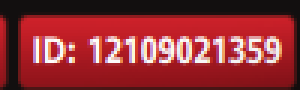
#> input picture roi_106_28_100_30.png, 100 x 30 px (shown 3 times larger)
$ python -i bets.py   (imports and definitions only)
#> lines starting #> are read from the running program, lines starting #| are printed output that depends on the picture; after the words box and inside, x2 and y2 are one past the last pixel; in counts of white or black regions, pixels touching at a corner belong together
# C:\Users\Usuario\Desktop\proyectos\poker_boss\modules\ocr\bets.py
# OCR bets (numeros) en 3 ROIs relativos (p1/p2/p3), con robustez tipo stackefectivo.

from __future__ import annotations

import os
import re
import time
from dataclasses import dataclass
from typing import Dict, Tuple, Optional, Any

import cv2
import numpy as np

try:
    import pytesseract
except Exception:  # pragma: no cover
    pytesseract = None  # type: ignore


ROI_P1BET_DEFAULT: Tuple[int, int, int, int] = (388, 378, 50, 20)
ROI_P2BET_DEFAULT: Tuple[int, int, int, int] = (160, 220, 55, 20)
ROI_P3BET_DEFAULT: Tuple[int, int, int, int] = (565, 220, 50, 20)


@dataclass(frozen=True)
class BetOCRResult:
    ok: bool
    value: float
    raw_text: str
    roi: Tuple[int, int, int, int]
    method: str
    error: str = ""


_FLOAT_RE = re.compile(r"(\d+(?:[.,]\d+)?)")


def _now_ms() -> int:
    return int(time.time() * 1000)


# [36 lines left out: functions _safe_crop, _parse_float, _clean_numeric_text, not called in this run]


def _preprocess_variants(gray: np.ndarray) -> Dict[str, np.ndarray]:
    """
    Genera variantes para OCR. Nos interesa también invertir, porque en bets
    a veces funciona mejor el contraste invertido.
    """
    variants: Dict[str, np.ndarray] = {}

    # upscale x3 (mejora tesseract en números pequeños)
    h, w = gray.shape[:2]
    up = cv2.resize(gray, (w * 3, h * 3), interpolation=cv2.INTER_CUBIC)
    up = cv2.medianBlur(up, 3)

    # Fixed threshold alto (legacy ~200)
    _, thr = cv2.threshold(up, 200, 255, cv2.THRESH_BINARY)
    variants["thr200"] = thr

    _, thr_inv = cv2.threshold(up, 200, 255, cv2.THRESH_BINARY_INV)
    variants["thr200_inv"] = thr_inv

    # Otsu + inv
    _, otsu = cv2.threshold(up, 0, 255, cv2.THRESH_BINARY + cv2.THRESH_OTSU)
    variants["otsu"] = otsu
    variants["otsu_inv"] = cv2.bitwise_not(otsu)

    # Adaptive + inv
    adapt = cv2.adaptiveThreshold(
        up, 255, cv2.ADAPTIVE_THRESH_GAUSSIAN_C, cv2.THRESH_BINARY, 11, 2
    )
    variants["adaptive"] = adapt
    variants["adaptive_inv"] = cv2.bitwise_not(adapt)

    # Morfología ligera (abre) para limpiar ruido
    kernel = np.ones((2, 2), np.uint8)
    for k, v in list(variants.items()):
        opened = cv2.morphologyEx(v, cv2.MORPH_OPEN, kernel, iterations=1)
        variants[f"{k}_open"] = opened

    return variants


# [168 lines left out: functions _ocr_one_roi, read_bets, not called in this run]


# [12 lines not run here, left out]

>>> import cv2
>>> picture = cv2.imread('../../roi_106_28_100_30.png', cv2.IMREAD_GRAYSCALE)
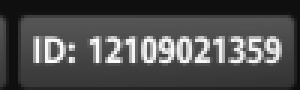
#> picture: shape (30, 100) (shown 3 times larger); min 13, max 254, mean 76.6
>>> result = _preprocess_variants(picture)
#> in _preprocess_variants, `up = cv2.resize(gray, (w * 3, h * 3), interpolation=cv2.INTER_CUBIC)`:
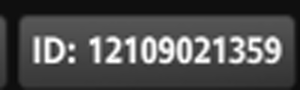
#> up: shape (90, 300); min 11, max 255, mean 76.6
#> in _preprocess_variants, `_, thr = cv2.threshold(up, 200, 255, cv2.THRESH_BINARY)`:
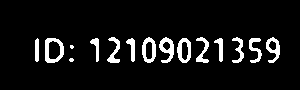
#> thr: shape (90, 300); 7.6% white; 15 white regions (2 under 20 px), largest, box (x1, y1, x2, y2) and area: (45, 38, 64, 63) 243, (159, 37, 174, 63) 202, (142, 37, 156, 63) 200
#> in _preprocess_variants, `_, otsu = cv2.threshold(up, 0, 255, cv2.THRESH_BINARY + cv2.THRESH_OTSU)`:
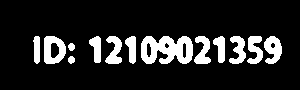
#> otsu: shape (90, 300); 14.2% white; 13 white regions, largest, box (x1, y1, x2, y2) and area: (141, 36, 193, 64) 1051, (44, 36, 66, 64) 423, (264, 36, 282, 64) 336
#> in _preprocess_variants, `adapt = cv2.adaptiveThreshold( up, 255, cv2.ADAPTIVE_THRESH_GAUSSIAN_C..`:
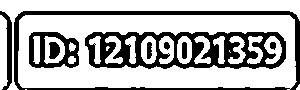
#> adapt: shape (90, 300); 70.8% white; 9 black regions, largest, box (x1, y1, x2, y2) and area: (85, 32, 286, 69) 3877, (14, 11, 300, 90) 2358, (29, 32, 79, 68) 882
#> the loop in _preprocess_variants, `for k, v in list(variants.items()):` made 6 passes
#> k on passes 1 to 6: 'thr200', 'thr200_inv', 'otsu', 'otsu_inv', 'adaptive', 'adaptive_inv'
#> pass 1, in _preprocess_variants, `opened = cv2.morphologyEx(v, cv2.MORPH_OPEN, kernel, iterations=1)`:
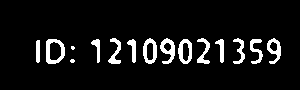
#> opened: shape (90, 300); 7.6% white; 15 white regions (2 under 20 px), largest, box (x1, y1, x2, y2) and area: (46, 39, 65, 64) 243, (160, 38, 175, 64) 202, (143, 38, 157, 64) 200
#> pass 3, in _preprocess_variants, `opened = cv2.morphologyEx(v, cv2.MORPH_OPEN, kernel, iterations=1)`:
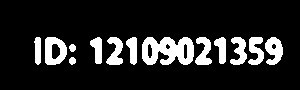
#> opened: shape (90, 300); 14.2% white; 13 white regions, largest, box (x1, y1, x2, y2) and area: (142, 37, 194, 65) 1051, (45, 37, 67, 65) 423, (265, 37, 283, 65) 336
#> after the loop in _preprocess_variants, `for k, v in list(variants.items()):`: variants = 12 items
#> result = 12 items

$ run again, on tmp_roi_current.png
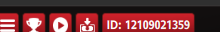
#> input picture tmp_roi_current.png, 220 x 32 px
#> thr: shape (96, 660); 8.9% white; 24 white regions (2 under 20 px), largest, box (x1, y1, x2, y2) and area: (160, 52, 203, 96) 1289, (80, 55, 124, 96) 1002, (0, 89, 44, 96) 292
#> otsu: shape (96, 660); 13.8% white; 21 white regions, largest, box (x1, y1, x2, y2) and area: (159, 51, 204, 96) 1538, (78, 53, 125, 96) 1289, (429, 60, 481, 88) 1030
#> in _preprocess_variants, `adapt = cv2.adaptiveThreshold( up, 255, cv2.ADAPTIVE_THRESH_GAUSSIAN_C..`:
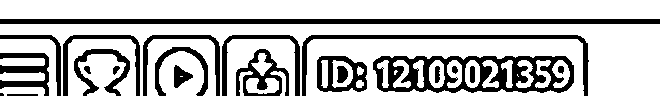
#> adapt: shape (96, 660); 73.5% white; 22 black regions (1 under 20 px), largest, box (x1, y1, x2, y2) and area: (373, 56, 574, 93) 3877, (0, 19, 660, 24) 3300, (302, 35, 589, 96) 1639
#> the loop in _preprocess_variants, `for k, v in list(variants.items()):` made 6 passes
#> k on passes 1 to 6: 'thr200', 'thr200_inv', 'otsu', 'otsu_inv', 'adaptive', 'adaptive_inv'
#> pass 3, in _preprocess_variants, `opened = cv2.morphologyEx(v, cv2.MORPH_OPEN, kernel, iterations=1)`:
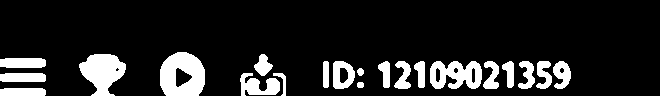
#> opened: shape (96, 660); 13.7% white; 21 white regions, largest, box (x1, y1, x2, y2) and area: (160, 52, 205, 96) 1506, (79, 54, 126, 96) 1263, (430, 61, 482, 89) 1030
#> after the loop in _preprocess_variants, `for k, v in list(variants.items()):`: variants = 12 items
